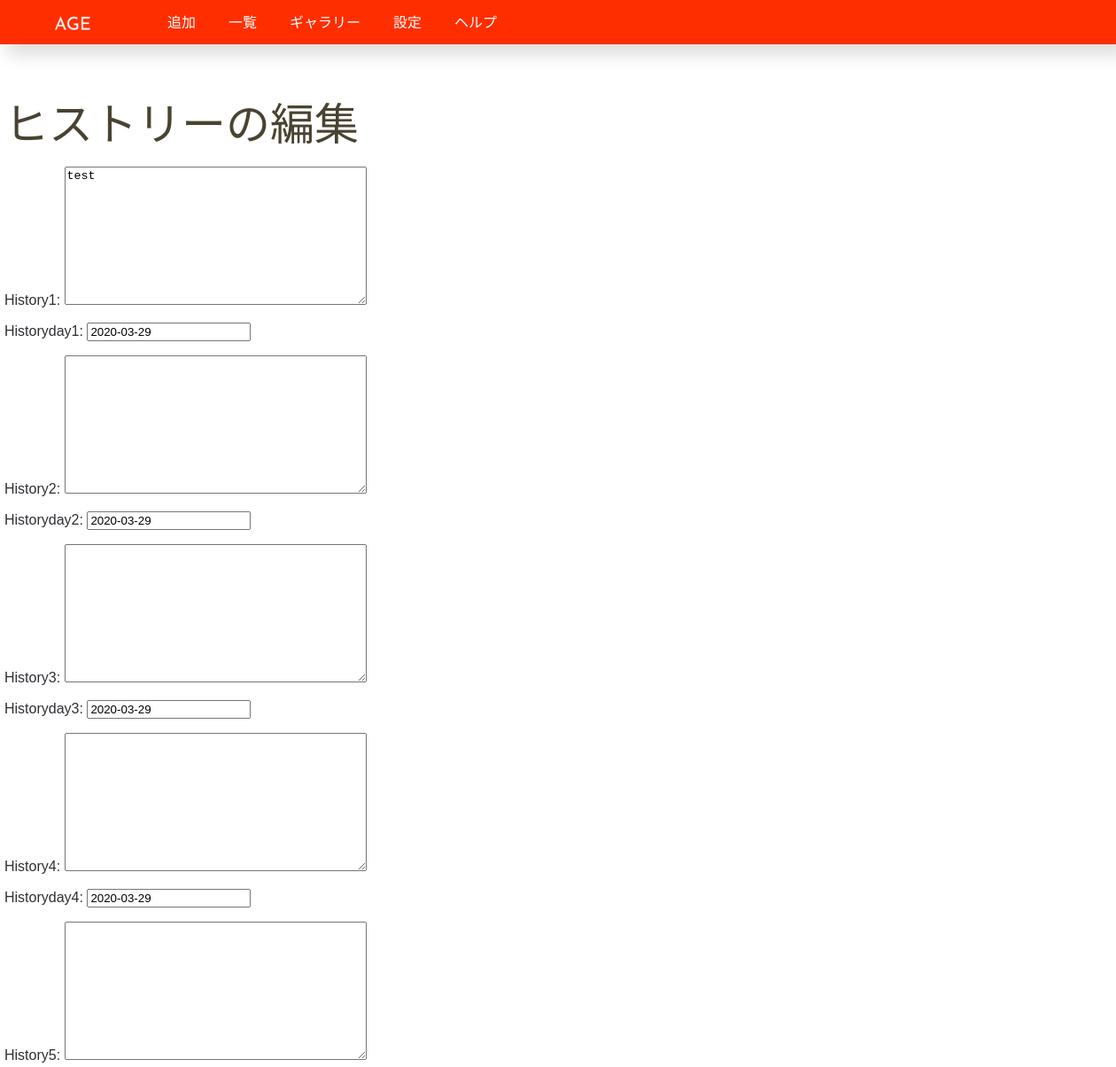
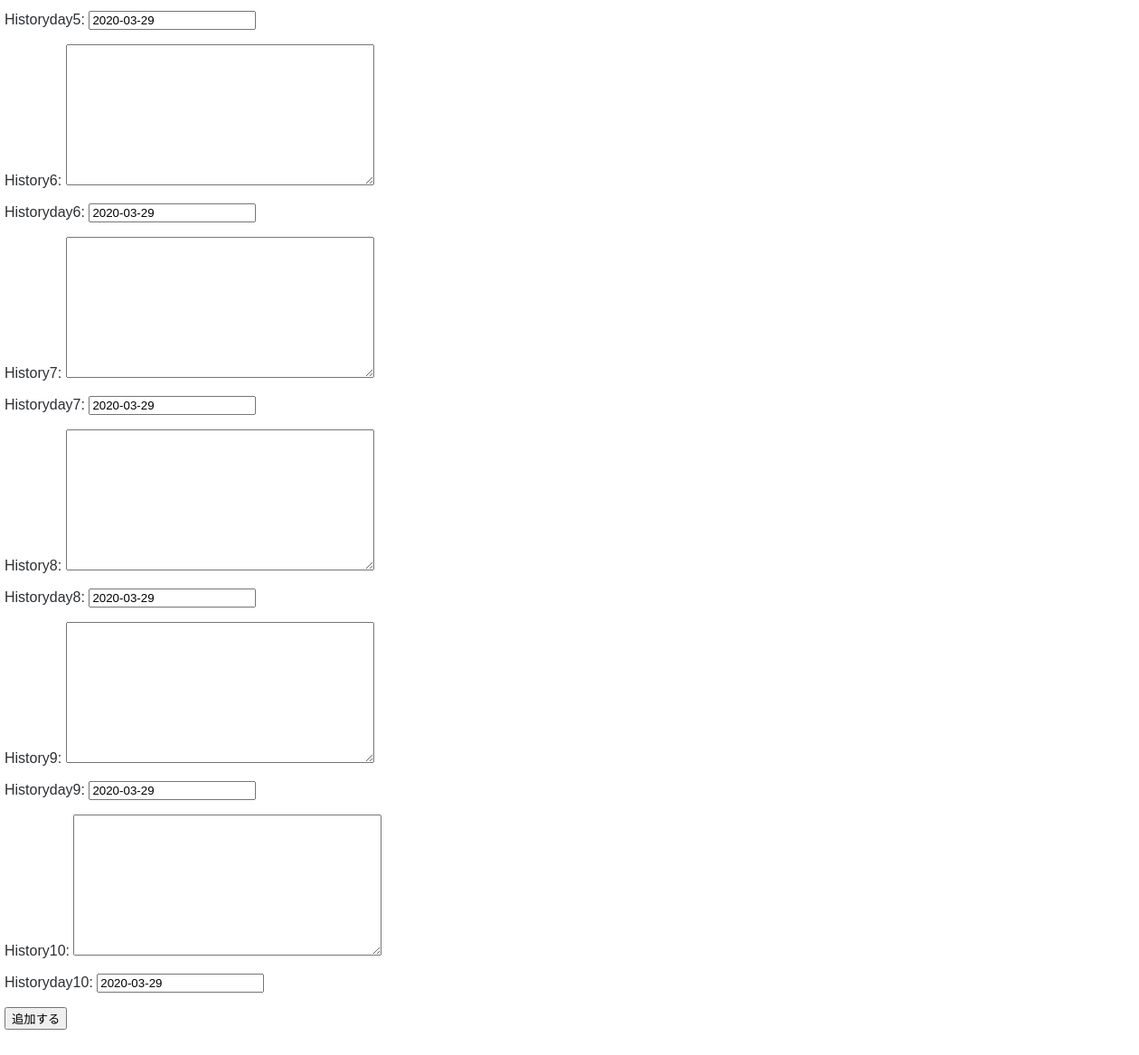
/furnhistoryupd/2/, run on the app's committed database (2 pictures, top to bottom).
### age/models.py (models this page shows)
class FurnHistory(models.Model):
	history1 = models.TextField(max_length=100,default='',null=True,blank=True)
	history2 = models.TextField(max_length=100,default='',null=True,blank=True)
	history3 = models.TextField(max_length=100,default='',null=True,blank=True)
	history4 = models.TextField(max_length=100,default='',null=True,blank=True)
	history5 = models.TextField(max_length=100,default='',null=True,blank=True)
	history6 = models.TextField(max_length=100,default='',null=True,blank=True)
	history7 = models.TextField(max_length=100,default='',null=True,blank=True)
	history8 = models.TextField(max_length=100,default='',null=True,blank=True)
	history9 = models.TextField(max_length=100,default='',null=True,blank=True)
	history10 = models.TextField(max_length=100,default='',null=True,blank=True)
	historyday1 = models.DateField(default=datetime.date.today())
	historyday2 = models.DateField(default=datetime.date.today())
	historyday3 = models.DateField(default=datetime.date.today())
	historyday4 = models.DateField(default=datetime.date.today())
	historyday5 = models.DateField(default=datetime.date.today())
	historyday6 = models.DateField(default=datetime.date.today())
	historyday7 = models.DateField(default=datetime.date.today())
	historyday8 = models.DateField(default=datetime.date.today())
	historyday9 = models.DateField(default=datetime.date.today())
	historyday10 = models.DateField(default=datetime.date.today())
	mdl = models.IntegerField(primary_key=True,default=0)

### age/views.py (the view, shortened to what this page needs)
# urls.py: path('furnhistoryupd/<int:pk>/', views.FurnHistoryupdView.as_view(),name="furnhistoryupd"),
class FurnHistoryupdView(UpdateView):
    model = FurnHistory
    template_name = "age/historycreate.html"
    fields = ['history1','historyday1','history2','historyday2','history3','historyday3','history4','historyday4','history5','historyday5','history6','historyday6','history7','historyday7','history8','historyday8','history9','historyday9','history10','historyday10']

### age/templates/age/historycreate.html
{% extends 'base.html' %}
  {% block header %}
    <h1>ヒストリーの編集</h1>
  {% endblock %}
  {% block content %}
    <form action="" method="post">{% csrf_token %}
      {{ form.as_p }}
      <input type="submit" value="追加する">
    </form>
  {% endblock %}

### age/static/css/main.css (style rules this page uses)
body { font-family: 'Open Sans', sans-serif; font-family: 'Noto Sans JP', sans-serif; margin:70px 0 100px 0; padding:0; color: #2C2F33; background-color: rgba(255, 255, 255, 0.781); position: relative; min-height: 100vh; margin-top:0; }
h1 { font-size:50px; font-family: 'Noto Sans JP', sans-serif; font-weight: 400; color: #494331; width: 1250px; margin: 100px auto 0 auto; }

### data on the page
FurnHistory: history1 "test", historyday1 "2020-03-29", historyday2 "2020-03-29", historyday3 "2020-03-29", historyday4 "2020-03-29", historyday5 "2020-03-29", historyday6 "2020-03-29", historyday7 "2020-03-29", historyday8 "2020-03-29", historyday9 "2020-03-29", historyday10 "2020-03-29"
